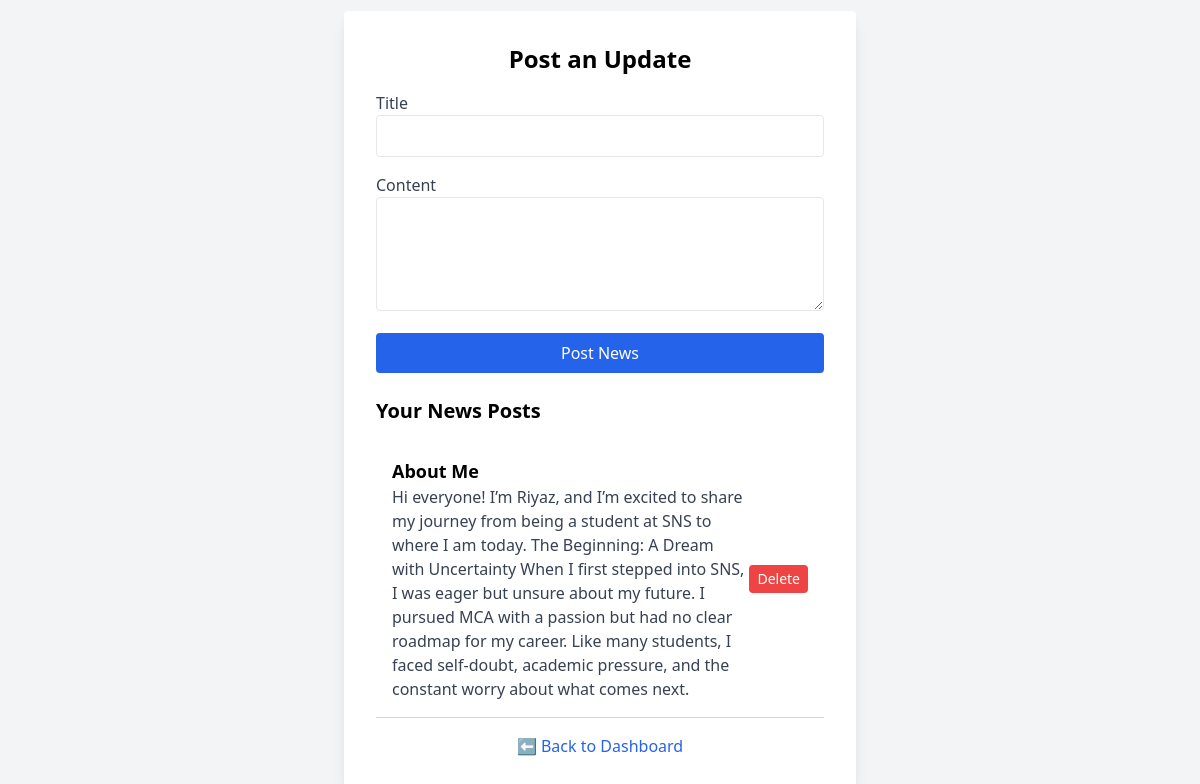
The page /post-news/ (signed in) on the database its author committed.
### alumni/models.py (models this page shows, shortened)
class News(models.Model):
    user = models.ForeignKey(User, on_delete=models.CASCADE)  # Link to Alumni user
    title = models.CharField(max_length=255)
    content = models.TextField()
    created_at = models.DateTimeField(auto_now_add=True)

### alumni/views.py (the view)
# urls.py: path("post-news/", views.post_news, name="post_news"),  # Ensure this exists
@login_required
def post_news(request):
    if request.method == "POST":
        title = request.POST.get("title")
        content = request.POST.get("content")
        if title and content:
            News.objects.create(title=title, content=content, user=request.user)
            return redirect("post_news")  # Refresh the page after posting
    alumni_news = News.objects.filter(user=request.user).order_by('-created_at')
    return render(request, "post_news.html", {"alumni_news": alumni_news})

### alumni/templates/post_news.html (shortened to what this page needs)
<!DOCTYPE html>
<html lang="en">
<head>
    <script src="https://cdn.tailwindcss.com"></script>
</head>
<body class="bg-gray-100 flex justify-center items-center min-h-screen">
    <div class="bg-white p-8 rounded shadow-lg w-full max-w-lg">
        <h2 class="text-2xl font-bold text-center mb-4">Post an Update</h2>
        <form method="POST">
            <div class="mb-4">
                <label class="block text-gray-700 font-medium">Title</label>
                <input type="text" name="title" class="border p-2 w-full rounded" required>
            </div>
            <div class="mb-4">
                <label class="block text-gray-700 font-medium">Content</label>
                <textarea name="content" rows="4" class="border p-2 w-full rounded" required></textarea>
            </div>
            <button type="submit" class="bg-blue-600 text-white py-2 px-4 rounded w-full">Post News</button>
        </form>
        <h3 class="text-xl font-bold mt-6">Your News Posts</h3>
        <div class="mt-4">
            {% for news in alumni_news %}
                <div class="p-4 border-b border-gray-300 flex justify-between items-center">
                    <div>
                        <h4 class="font-semibold text-lg">{{ news.title }}</h4>
                        <p class="text-gray-700">{{ news.content }}</p>
                    </div>
                    <form method="POST" action="{% url 'delete_news' news.id %}">
                        <button type="submit" class="bg-red-500 text-white py-1 px-2 rounded text-sm">Delete</button>
                    </form>
                </div>
            {% empty %}
                <p class="text-gray-500">You haven't posted any news yet.</p>
            {% endfor %}
        </div>
        <a href="{% url 'dashboard' %}" class="block text-center mt-4 text-blue-600 font-medium hover:underline">⬅ Back to Dashboard</a>
    </div>
</body>
</html>

### rows shown on the page
News: title "About Me", content "Hi everyone! I’m Riyaz, and I’m excited to share my journey from being a student at SNS to where I am today. The Beginning: A Dream with Uncertainty When I first stepped into SNS, I was eager but unsure about my future. I pursued MCA with a passion but had no clear roadmap for my career. Like many students, I faced self-doubt, academic pressure, and the constant worry about what comes next."
